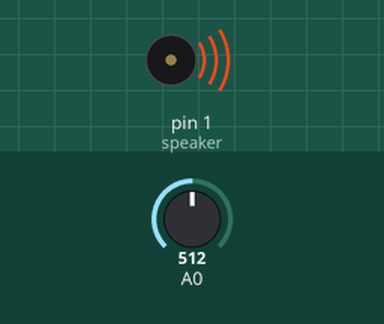
Recording of a sketch running on a simulated Arduino Uno, built with avr-gcc and run on an emulated ATmega328P. Parts: buzzer (waves = sounding). The test bench sets the inputs (shaded band); at power-on: A0 = 512.

Above: at 1.1 s.
At 34.5 s:
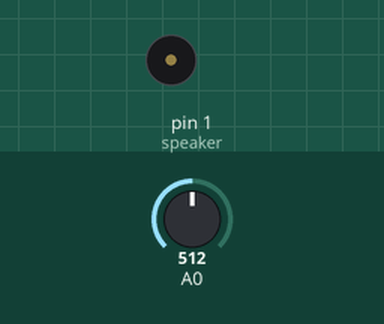
Timing chart, 0 to 40.0 s (numbered marks = the images above):
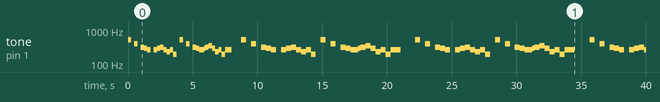

The sketch:

Final_Piezo_Haidet.ino
```cpp
//Piezo Music Project

//Variables
byte speaker = 1;

int tempo = 1000;
int w = tempo;
int h = w/2;
int q = h/2;
int et = q/2;

int r = 0;
int c = 261;
int d = 293;
int e = 311;
int f = 350;
int g = 392;
int a = 440;
int b = 233;
int c2 = 523;
int lg = 196;

void setup(){
    pinMode(speaker, OUTPUT);
}

//plays each note
void play(int n, int r){
  tone(speaker, n, r);
  delay(r);
}

void updateValues(){
 tempo = analogRead(0)*3;
w = tempo;
 h = w/2;
 q = h/2;
 et = q/2;
}

void loop(){
  song();
  updateValues();
}

void song(){
  int notes[] = {c2,r,g,r,e,d,c,r,c,d,e,c,b,c,lg,r,c2,r,g,r,e,d,c,c,d,e,f,d,b,c,lg,c,r,r,r,r};
  int rythms[]= {q,q,q,q,q,q,q,q,q,q,q,q,q,q,q,q,q,q,q,q,q,q,q,et,et,q,q,q,q,q,q,h,q,q,q};

    for(byte n = 0; n < 36; n++){
    play(notes[n], rythms[n]);
    //Update value each note
    updateValues();
   // Serial.println(analogRead(0));
  }

}
```

Measured:
- by itself, tone on pin 1 (speaker): plays 523 Hz for 0.25 s, 392 Hz for 0.25 s, 311 Hz for 0.25 s, 293 Hz for 0.25 s, 261 Hz for 0.25 s, 261 Hz for 0.25 s … (84 notes in this stretch)
